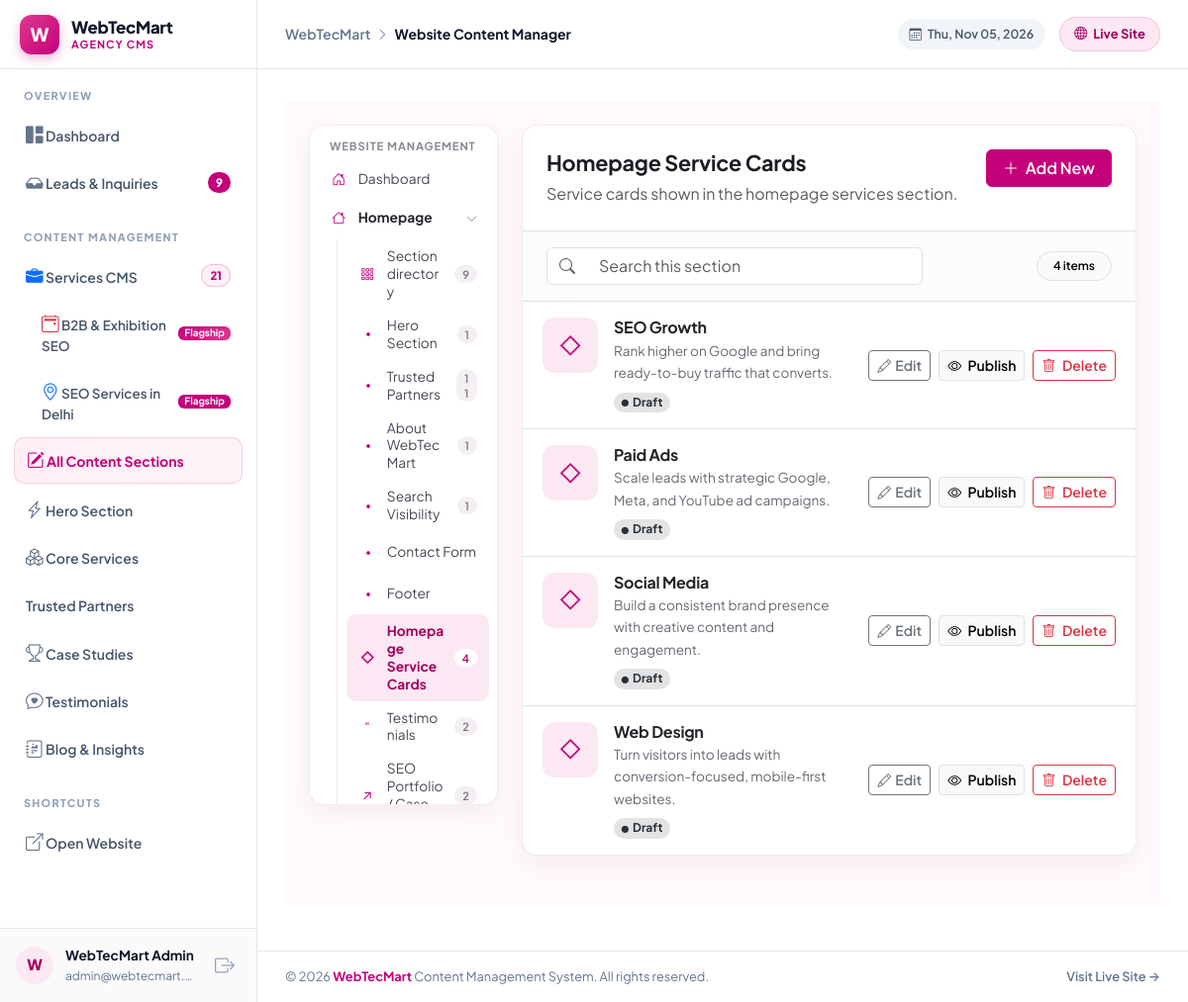
Screenshot of /admin/content.php (signed in) with the database file from the repository.
### tables this page shows
CREATE TABLE content_items (
            id INTEGER PRIMARY KEY AUTOINCREMENT,
            content_type TEXT NOT NULL,
            title TEXT NOT NULL,
            summary TEXT,
            body TEXT,
            metadata TEXT,
            sort_order INTEGER DEFAULT 0,
            is_active INTEGER DEFAULT 1,
            created_at DATETIME DEFAULT CURRENT_TIMESTAMP,
            updated_at DATETIME DEFAULT CURRENT_TIMESTAMP
        );

### admin/content.php (the view, shortened to what the rows shown need)
<?php
require_once __DIR__ . '/../functions.php';
$homeSections = [
    'hero' => ['Hero Section', 'Edit all homepage hero text and lead form content in one place.'],
    'partners' => ['Trusted Partners', 'Edit the section text and partner logos displayed on the homepage.'],
    'about' => ['About WebTecMart', 'Edit all content in the homepage About WebTecMart section.'],
    'visibility' => ['Search Visibility', 'Edit the section heading, introduction, all service cards, links, and quote button.'],
    'contact' => ['Contact Form', 'The homepage contact form is handled by the existing contact workflow.'],
    'footer' => ['Footer', 'The public footer is shared from the site template.'],
];
$selectedSection = trim($_GET['section'] ?? $_POST['section'] ?? 'collection:service');
$sectionInfo = null;
$sectionType = '';
$sectionPage = '';
$isRegistry = false;
$registryKey = '';
if (str_starts_with($selectedSection, 'collection:')) {
    $sectionType = substr($selectedSection, strlen('collection:'));
    if (isset($collections[$sectionType])) $sectionInfo = $collections[$sectionType];
}
$allItems = cmsAllContent();
$homepageRecords = array_values(array_filter($allItems, static function (array $item): bool {
    return $item['content_type'] === 'homepage';
}));
$homepageSectionTargets = ['Hero Section' => 'collection:hero_content', 'Trusted Partners' => 'collection:partner', 'About WebTecMart' => 'collection:homepage_about', 'What We Do' => 'collection:service', 'Search Visibility' => 'collection:homepage_visibility', 'SEO Portfolio' => 'collection:success_story', 'Testimonials' => 'collection:testimonial', 'Contact Form' => 'registry:contact'];
$items = array_values(array_filter($allItems, static function (array $item) use ($sectionType, $sectionPage, $isRegistry): bool {
    if ($item['content_type'] !== $sectionType) return false;
    if ($sectionType === 'page') { $metadata = json_decode($item['metadata'] ?? '', true); return is_array($metadata) && ($metadata['page'] ?? '') === $sectionPage; }
    return !$isRegistry || $sectionType === 'homepage';
}));
$search = trim($_GET['q'] ?? '');
require_once __DIR__ . '/templates/header.php';
?>
<link href="https://cdn.jsdelivr.net/npm/bootstrap@5.3.3/dist/css/bootstrap.min.css" rel="stylesheet">
<link href="https://cdn.jsdelivr.net/npm/bootstrap-icons@1.11.3/font/bootstrap-icons.css" rel="stylesheet">
<div class="cms-shell">
    <div class="container-xxl px-3 px-lg-4">
        <div class="row g-4 align-items-start">
            <div class="col-lg-9">
                <section class="cms-card overflow-hidden" aria-labelledby="cmsSectionTitle">
                    <div class="d-flex flex-wrap align-items-start justify-content-between gap-3 p-3 p-md-4 border-bottom">
                        <div class="d-flex align-items-start gap-3 flex-grow-1" style="min-width:0">
                            <div style="min-width:0">
                                <h1 class="cms-title" id="cmsSectionTitle"><?= e($isRegistry ? 'Homepage Section Directory' : $sectionInfo['label']) ?></h1>
                            </div>
                        </div>
                    </div>
                    <?php if ($isRegistry): ?>
                        <div class="p-3 p-md-4">
                            <div class="row g-3">
                                <?php if ($registryKey === 'homepage'): ?>
                                    <?php foreach ($homepageRecords as $record): ?>
                                        <?php $target = $homepageSectionTargets[$record['title']] ?? 'registry:homepage'; ?>
                                        <div class="col-md-6">
                                            <article class="cms-dir-item d-flex gap-3">
                                                <span class="cms-ico fs-5"><i class="bi bi-stars"></i></span>
                                                <div>
                                                    <a class="fw-bold d-block mb-1" href="?section=<?= rawurlencode($target) ?>"><?= e($record['title']) ?></a>
                                                    <p class="small text-body-secondary mb-0"><?= e($record['summary'] ?: 'Homepage section') ?></p>
                                                </div>
                                            </article>
                                        </div>
                                    <?php endforeach; ?>
                                    <div class="col-md-6">
                                        <article class="cms-dir-item d-flex gap-3">
                                            <span class="cms-ico fs-5"><i class="bi bi-stars"></i></span>
                                            <div>
                                                <a class="fw-bold d-block mb-1" href="?section=registry%3Afooter">Footer</a>
                                                <p class="small text-body-secondary mb-0"><?= e($homeSections['footer'][1]) ?></p>
                                            </div>
                                        </article>
                                    </div>
                                <?php else: ?>
                                    <div class="col-12">
                                        <article class="cms-dir-item d-flex gap-3">
                                            <span class="cms-ico fs-5"><i class="bi bi-stars"></i></span>
                                            <div>
                                                <strong class="d-block mb-1"><?= e($sectionInfo['label']) ?></strong>
                                                <p class="small text-body-secondary mb-0"><?= e($sectionInfo['description']) ?></p>
                                            </div>
                                        </article>
                                    </div>
                                <?php endif; ?>
                            </div>
                            <div class="alert alert-warning small mt-4 mb-0">
                                <i class="bi bi-info-circle me-1"></i>
                                Sections backed by CMS records have their own Add, Edit, Publish, and Delete controls. Sections rendered directly in PHP are informational here because the existing CMS has no editable fields for them.
                            </div>
                        </div>
                    <?php else: ?>
                        <?php if (!$items): ?>
                            <div class="text-center py-5 px-3">
                                <div class="d-inline-grid place-items-center rounded-4 mb-3 d-inline-flex align-items-center justify-content-center" style="width:56px;height:56px;background:var(--brand-soft);color:var(--brand);font-size:1.5rem">
                                    <i class="bi bi-plus-lg"></i>
                                </div>
                                <h2 class="h5 fw-bold"><?= $search !== '' ? 'No matching content' : 'Nothing here yet' ?></h2>
                                <p class="text-body-secondary mx-auto mb-3" style="max-width:420px">
                                    <?= $search !== '' ? 'Try a different search term, or clear the search.' : 'Add content to this section to make it available on the public website.' ?>
                                </p>
                                <?php if ($search === '' && !in_array($sectionType, ['hero_content', 'about_page', 'homepage_about', 'homepage_visibility', 'services_page', 'packages_page', 'portfolio_page'], true)): ?>
                                    <button type="button" class="btn btn-primary" data-cms-add>
                                        <i class="bi bi-plus-lg me-1"></i> Add your first item
                                    </button>
                                <?php else: ?>
                                    <a class="btn btn-outline-secondary" href="?section=<?= rawurlencode($selectedSection) ?>">Clear search</a>
                                <?php endif; ?>
                            </div>
                        <?php else: ?>
                            <div class="list-group list-group-flush">
                                <?php foreach ($items as $item): ?>
                                    <?php $meta = json_decode($item['metadata'] ?? '', true); $meta = is_array($meta) ? $meta : []; ?>
                                    <?php $description = $item['summary'] ?: ($item['body'] ?? ''); ?>
                                    <article class="list-group-item cms-record d-flex flex-column flex-md-row align-items-md-center gap-3">
                                        <div class="d-flex align-items-start gap-3 flex-grow-1" style="min-width:0">
                                            <?php if (!empty($meta['image'])): ?>
                                                <img class="cms-thumb" src="<?= e($meta['image']) ?>" alt="" loading="lazy" onerror="this.onerror=null;this.src='/assets/images/placeholder.jpg'">
                                            <?php else: ?>
                                                <span class="cms-thumb cms-thumb-ph" aria-hidden="true"><?= e($sectionInfo['icon']) ?></span>
                                            <?php endif; ?>
                                            <div style="min-width:0">
                                                <h3><?= e($item['title']) ?></h3>
                                                <p><?= e($description !== '' ? $description : 'No summary provided.') ?></p>
                                                <div class="d-flex flex-wrap align-items-center gap-2 mt-2">
                                                    <?php if (!empty($item['is_active'])): ?>
                                                        <span class="badge rounded-pill bg-success-subtle text-success-emphasis"><i class="bi bi-circle-fill me-1" style="font-size:.45rem;vertical-align:middle"></i>Published</span>
                                                    <?php else: ?>
                                                        <span class="badge rounded-pill bg-secondary-subtle text-secondary-emphasis"><i class="bi bi-circle-fill me-1" style="font-size:.45rem;vertical-align:middle"></i>Draft</span>
                                                    <?php endif; ?>
                                                </div>
                                            </div>
                                        </div>
                                        <div class="cms-record-actions d-flex flex-wrap align-items-center gap-2 flex-shrink-0">
                                            <a class="btn btn-sm btn-outline-secondary" href="?section=<?= rawurlencode($selectedSection) ?>&amp;edit=<?= (int) $item['id'] ?>">
                                                <i class="bi bi-pencil me-1"></i><?= $sectionType === 'hero_content' ? 'Edit Hero Content' : (in_array($sectionType, ['about_page', 'homepage_about'], true) ? 'Edit About Content' : ($sectionType === 'homepage_visibility' ? 'Edit Search Visibility Content' : ($sectionType === 'portfolio_page' ? 'Edit Portfolio Page Content' : ($sectionType === 'services_page' ? 'Edit What We Do Content' : ($sectionType === 'packages_page' ? 'Edit Packages Page Content' : 'Edit'))))) ?>
                                            </a>
                                            <?php if (!in_array($sectionType, ['hero_content', 'about_page', 'homepage_about', 'homepage_visibility', 'services_page', 'packages_page', 'portfolio_page'], true)): ?>
                                            <form method="POST" class="d-flex">
                                                <button type="submit" class="btn btn-sm btn-light border">
                                                    <i class="bi bi-<?= !empty($item['is_active']) ? 'eye-slash' : 'eye' ?> me-1"></i>
                                                    <?= !empty($item['is_active']) ? 'Unpublish' : 'Publish' ?>
                                                </button>
                                            </form>
                                            <form method="POST" class="d-flex" data-delete-form>
                                                <button type="submit" class="btn btn-sm btn-outline-danger">
                                                    <i class="bi bi-trash me-1"></i> Delete
                                                </button>
                                            </form>
                                            <?php endif; ?>
                                        </div>
                                    </article>
                                <?php endforeach; ?>
                            </div>
                        <?php endif; ?>
                    <?php endif; ?>
                </section>
            </div>
        </div>
    </div>
</div>
<?php require_once __DIR__ . '/templates/footer.php'; ?>

### rows the page displays
content_items: title "SEO Growth", summary "Rank higher on Google and bring ready-to-buy traffic that converts.", is_active 0 (drawn)
content_items: title "Paid Ads", summary "Scale leads with strategic Google, Meta, and YouTube ad campaigns.", is_active 0 (drawn)
content_items: title "Social Media", summary "Build a consistent brand presence with creative content and engagement.", is_active 0 (drawn)
content_items: title "Web Design", summary "Turn visitors into leads with conversion-focused, mobile-first websites.", is_active 0 (drawn)

### other values shown
$totalLeadsCount "9"
$totalServicesCount "21"
substr(trim($adminName), 0, 1) "W"
$adminName "WebTecMart Admin"
$adminEmail "admin@webtecmart.…"
$currentPageTitle "Website Content Manager"
count($homepageRecords) + 1 "9"
$homeSectionLabel "Hero Section"
$homeSectionLabel "Trusted Partners"
$homeSectionLabel "About WebTecMart"
$homeSectionLabel "Search Visibility"
$homeSectionLabel "Contact Form"
$homeSectionLabel "Footer"
$collection['icon'] "◇"
$collection['label'] "Homepage Service Cards"
